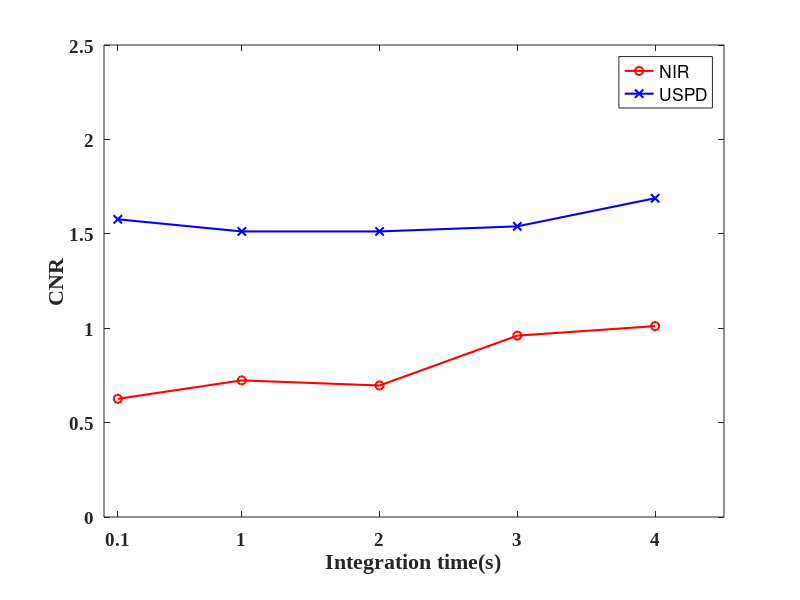

MATLAB code to generate this figure:
x1 = [0.1 1 2 3 4];
y1 = [0.6260 0.7237 0.6965 0.9606 1.011];

% 设置y轴范围从零开始
% 绘制折线图
plot(x1, y1, 'r-o', 'LineWidth', 1.5); % 绘制第一条线
hold on;  % 保持当前图

x2 = [0.1 1 2 3 4];
y2 = [1.5768 1.5125 1.5125 1.5394 1.6885];
% 绘制第二条线
plot(x2, y2, 'b-x', 'LineWidth', 1.5);
set(gcf,'Position',[100 100 400 300]);
% 设置图形属性
set(gca, 'FontName', 'Times New Roman', 'FontWeight', 'bold', 'FontSize', 14);
xlabel('Integration time(s)', 'FontSize', 16, 'FontName', 'Times New Roman', 'FontWeight', 'bold');
ylabel('CNR', 'FontSize', 16, 'FontName', 'Times New Roman', 'FontWeight', 'bold');

% 设置y轴范围
xlim([0,4.5]);
ylim([0,2.5]); xticks([0.1 1 2 3 4]);                                                     

% 显示图例
legend('NIR', 'USPD');

% 设置图形位置
ax = gca;
currentPosition = get(ax, 'Position'); 
newPosition = [0.19 0.19 0.74 0.74];
set(ax, 'Position', newPosition);

% 显示网格
grid off;
